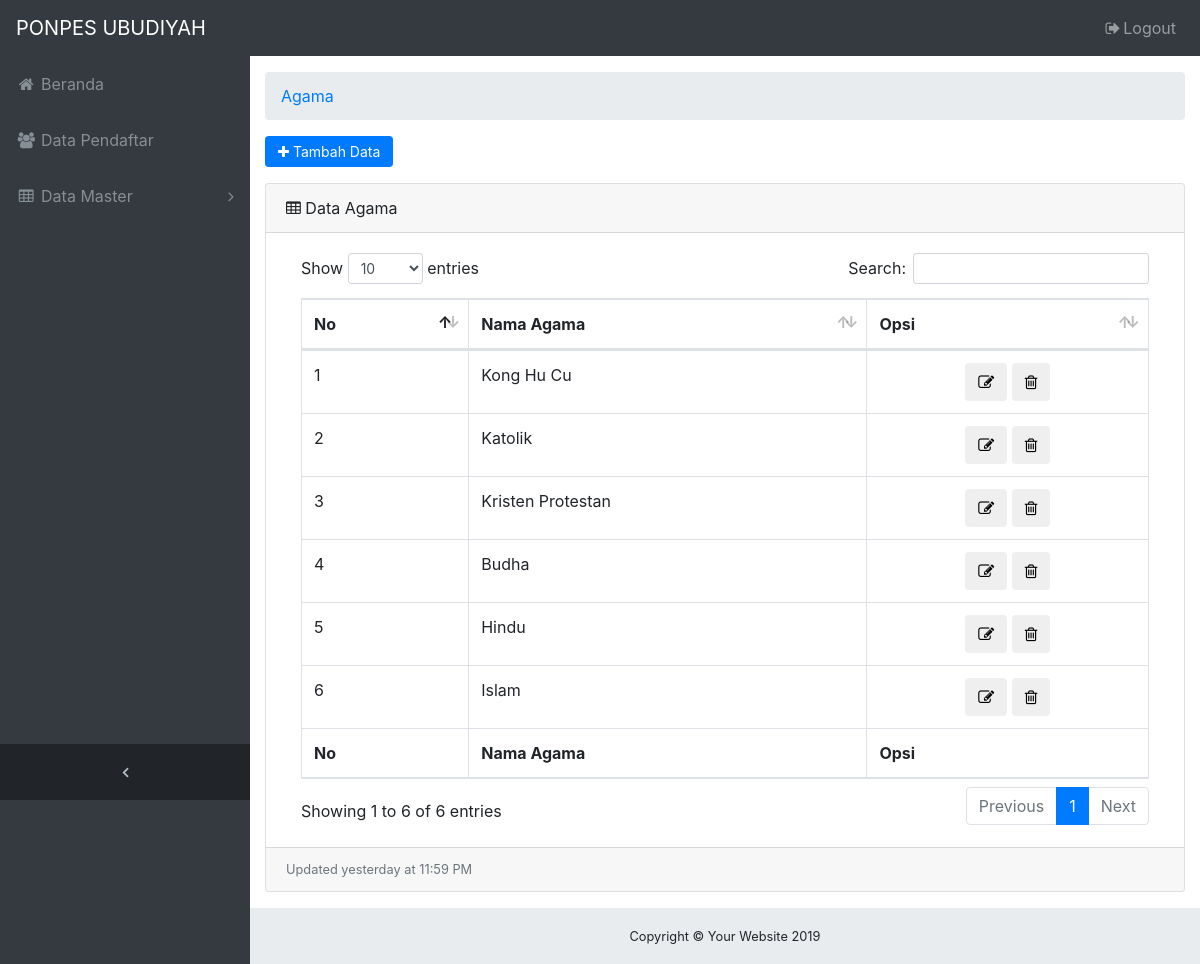
The app's page /admin/agama.php (signed in) with its own data.
### tables this page shows
CREATE TABLE `agama` (
  `id_agama` int(11) NOT NULL,
  `nama_agama` varchar(25) NOT NULL
);

### admin/agama.php (the view, shortened to what this page needs)
<?php
  include 'header.php';
  include 'menu.php';
?>
  <div class="content-wrapper">
    <div class="container-fluid">
      <ol class="breadcrumb">
        <li class="breadcrumb-item">
          <a href="#">Agama</a>
        </li>
      </ol>
      <div class="row">
                <div class="col-xl-2 col-sm-6 mb-3">
                  <a class="btn btn-primary btn-block btn-sm" href="agama_tambah.php">
                    <i class="fa fa-plus"></i> Tambah Data
                  </a>
                </div>
            </div>
      <div class="card mb-3">
        <div class="card-header">
          <i class="fa fa-table"></i> Data Agama</div>
        <div class="card-body">
          <div class="table-responsive">
            <table class="table table-bordered" id="dataTable" width="100%" cellspacing="0">
              <thead>
                <tr>
                  <th>No</th>
                  <th>Nama Agama</th>
                  <th>Opsi</th>
                </tr>
              </thead>
              <tfoot>
                <tr>
                  <th>No</th>
                  <th>Nama Agama</th>
                  <th>Opsi</th>
                </tr>
              </tfoot>
              <tbody>
            <?php
              $no = +1;
              $hasil = mysql_query("SELECT * FROM agama ORDER BY id_agama DESC");
              while($tabel = mysql_fetch_array($hasil)) {
            ?>
              <tr>
                <td><?php echo $no++; ?></td>
                <td><?php echo $tabel['nama_agama']; ?></td>
                <td align="center">
                    <a href="agama_edit.php?id=<?php echo $tabel['id_agama'];?>" class="modal-with-form">
                      <button class="btn bg-blue-grey waves-effect" data-toggle="tooltip" data-placement="bottom" title="Edit Data <?php echo $tabel['nama_agama']; ?>"><i class="fa fa-edit"></i></button>
                    </a>
                    <a href="agama_proses_hapus.php?id=<?php echo $tabel['id_agama'];?>" onclick="return confirm('Apa Anda Yakin Akan Menghapus Data <?php echo $tabel['nama_agama']; ?> ?')">
                      <button class="btn bg-red waves-effect" data-toggle="tooltip" data-placement="bottom" title="Hapus Data <?php echo $tabel['nama_agama']; ?>"><i class="fa fa-trash-o"></i></button>
                    </a>
                  </td>
              </tr>
            <?php  } ?>
              </tbody>
            </table>
          </div>
        </div>
        <div class="card-footer small text-muted">Updated yesterday at 11:59 PM</div>
      </div>
    </div>
    <footer class="sticky-footer">
      <div class="container">
        <div class="text-center">
          <small>Copyright © Your Website 2018</small>
        </div>
      </div>
    </footer>
<?php
  include 'footer.php';
?>

### user/css/sb-admin.css (style rules this page uses)
html { position: relative; min-height: 100%; }
body { overflow-x: hidden; }
body.sticky-footer { margin-bottom: 56px; }
body.sticky-footer .content-wrapper { min-height: calc(100vh - 56px - 56px); }
body.fixed-nav { padding-top: 56px; }
.content-wrapper { min-height: calc(100vh - 56px); padding-top: 1rem; }
.content-wrapper { overflow-x: hidden; background: white; }
@media (min-width: 992px) { .content-wrapper { margin-left: 250px; } }
footer.sticky-footer { position: absolute; right: 0; bottom: 0; width: 100%; height: 56px; background-color: #e9ecef; line-height: 55px; }
@media (min-width: 992px) { footer.sticky-footer { width: calc(100% - 250px); } }

### records on screen
agama: nama_agama "Kong Hu Cu"
agama: nama_agama "Katolik"
agama: nama_agama "Kristen Protestan"
agama: nama_agama "Budha"
agama: nama_agama "Hindu"
agama: nama_agama "Islam"
